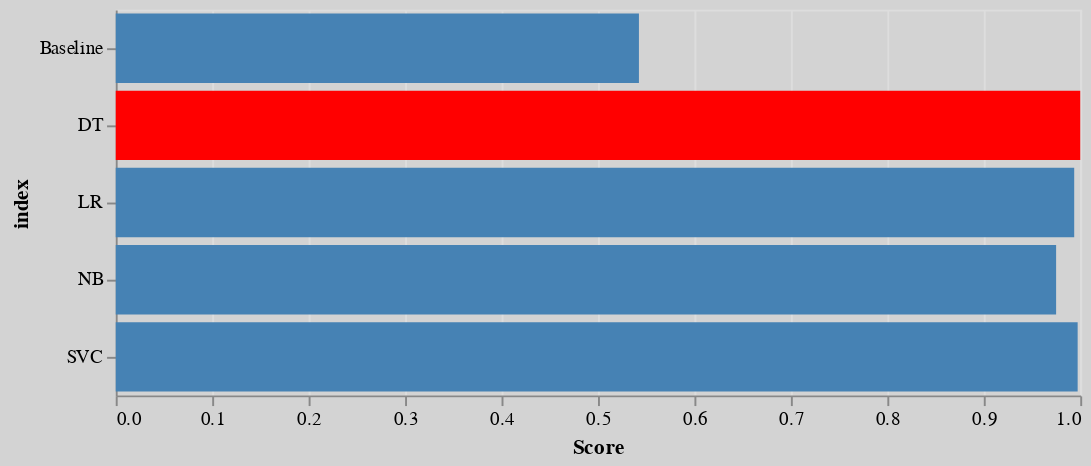

Notebook source saved alongside this figure:
### Markdown cell above
## Model Comparison Visualization

``compare_scores()`` take one input **'lst'** and return a bar chart comparing the accuracy scores of each ML model in the *'lst'* list. The bar chart where the highlighted bar is the highest score. The following uses logistic regression model and dummy model as example.

### Code cell
from dsci_310_group_11_pkg.grapher import compare_scores

base = pipe_build('dummy', x, y)    
lr = pipe_build('lr', x, y)
svm = pipe_build('svm', x, y)
dtc = pipe_build('dtc', x, y)
nb = pipe_build('bayes', x, y)

# Score the models
basescore = base.score(x, y)
lrscore = lr.score(x, y)
svcscore = svm.score(x, y)
dtscore = dtc.score(x, y)
nbscore = nb.score(x, y)

cscores = [basescore, lrscore, svcscore, dtscore, nbscore]

compare_scores(cscores)

### Figure 1 — Vega-Lite specification as saved in the notebook (floating-point values rounded to 4 significant figures)
{"config": {"view": {"continuousWidth": 400, "continuousHeight": 300}, "background": "lightgrey"}, "data": {"name": "data-35a5fa1c6eecf9ec5a0bea83a0d4f7a4"}, "mark": "bar", "encoding": {"color": {"condition": {"value": "red", "test": "(datum.Score === 1.0)"}, "value": "steelblue"}, "x": {"field": "Score", "type": "quantitative"}, "y": {"field": "index", "type": "nominal"}}, "height": 200, "width": 500, "$schema": "https://vega.github.io/schema/vega-lite/v4.17.0.json", "datasets": {"data-35a5fa1c6eecf9ec5a0bea83a0d4f7a4": [{"index": "Baseline", "Score": 0.5424}, {"index": "LR", "Score": 0.9937}, {"index": "SVC", "Score": 0.9973}, {"index": "DT", "Score": 1.0}, {"index": "NB", "Score": 0.975}]}}
